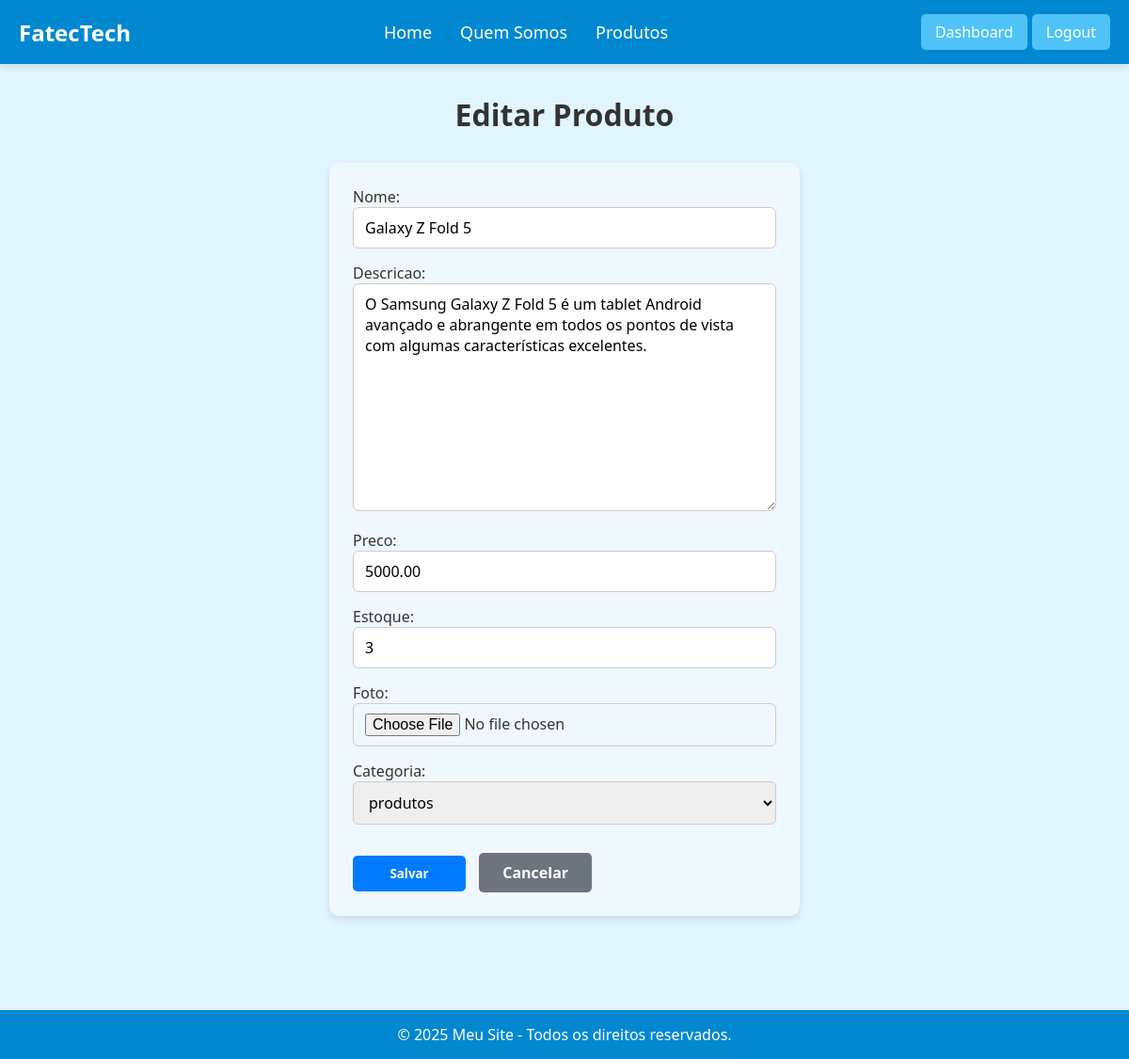
/produtos/editar/19/ (signed in), run on the app's committed database.
### app/models.py (models this page shows, shortened)
class Produto(models.Model):
    nome = models.CharField(max_length=100)
    descricao = models.TextField()
    preco = models.DecimalField(max_digits=10, decimal_places=2)
    estoque = models.PositiveIntegerField()
    foto = models.ImageField(upload_to='imagens/', blank=True, null=True)
    categoria = models.ForeignKey(Categoria, on_delete=models.SET_NULL, null=True, blank=True)

class Categoria(models.Model):
    nome = models.CharField(max_length=50)
    def __str__(self):
        return self.nome

### app/views.py (the view)
# urls.py: path('produtos/editar/<int:pk>/', views.editar_produto, name='editar_produto'),
def editar_produto(request, pk):
    sessao = verificar_sessao(request)
    if sessao: return sessao
    produto = get_object_or_404(Produto, pk=pk)
    form = ProdutoForm(request.POST or None, request.FILES or None, instance=produto)
    if request.POST and form.is_valid():
        form.save()
        return redirect('listar_produtos')
    context = get_contexto_logado(request, {'form': form, 'titulo': 'Editar Produto'})
    return render(request, 'produtos/form.html', context)

### app/forms.py
class ProdutoForm(forms.ModelForm):
    foto = forms.ImageField(widget=forms.FileInput(attrs={'accept': 'image/*'}))
    class Meta:
        model = Produto
        fields = ['nome', 'descricao', 'preco', 'estoque', 'foto', 'categoria']
        widgets = {
            'categoria': forms.Select(attrs={
                'placeholder': 'Selecione uma categoria'
            }),
        }

### app/context_processors.py (called while the page is built)
def logado(request):
    return {
        'logado': request.user.is_authenticated
    }

### app/views.py (called while the page is built)
def verificar_sessao(request):
    if not request.session.get('email'):
        return redirect('index')
    return None

def get_contexto_logado(request, extras=None):
    contexto = extras or {}
    if request.session.get('email'):
        contexto['logado'] = True
    return contexto

### app/templates/produtos/form.html (shortened to what this page needs)
{% extends "template.html" %}
{% load static %}
{% block css_extra %}
  <link rel="stylesheet" href="{% static 'form.css' %}">
{% endblock %}
{% block conteudo %}
<h1 style="text-align: center;">{{ titulo }}</h1>
<form method="post" enctype="multipart/form-data">
  {{ form.as_p }}
  <button type="submit" class="btn">Salvar</button>
  <a href="{% url 'listar_produtos' %}" class="btn btn-cancelar">Cancelar</a>
</form>
{% endblock %}

### app/static/style.css (style rules this page uses)
* { margin: 0; padding: 0; box-sizing: border-box; font-family: 'Segoe UI', Tahoma, Geneva, Verdana, sans-serif; }
html, body { height: 100%; display: flex; flex-direction: column; background-color: #E1F5FE; color: #333; }

### app/static/form.css (style rules this page uses)
form { max-width: 500px; margin: 30px auto; padding: 25px; background-color: #f0f8ff; border-radius: 10px; box-shadow: 0 4px 10px rgba(0,0,0,0.1); }
form p { margin-bottom: 15px; }
form input[type="text"], form input[type="number"], form input[type="file"], form textarea, form select { width: 100%; padding: 10px 12px; border: 1.5px solid #ccc; border-radius: 6px; font-size: 1rem; box-sizing: border-box; transition: border-color 0.3s ease; }
.btn, .btn-cancelar { display: inline-block; padding: 12px 25px; border-radius: 8px; font-weight: 600; text-decoration: none; text-align: center; cursor: pointer; border: none; margin-top: 15px; transition: background-color 0.3s ease; }
.btn { background-color: #3399ff; color: white; }
.btn-cancelar { background-color: #ccc; color: #333; margin-left: 10px; }
h1 { text-align: center; }
.btn, .btn-cancelar { display: inline-block; width: 120px; text-align: center; padding: 10px 0; border-radius: 5px; cursor: pointer; font-weight: bold; }
.btn { background-color: #007bff; color: white; border: none; }
.btn-cancelar { background-color: #6c757d; color: white; border: none; text-decoration: none; line-height: normal; }

### data on the page
Produto: nome "Galaxy Z Fold 5", descricao "O Samsung Galaxy Z Fold 5 é um tablet Android avançado e abrangente em todos os pontos de vista com algumas características excelentes.", preco "5000.00", estoque "3", categoria "produtos"

### other printed values
{{ titulo }} "Editar Produto"
